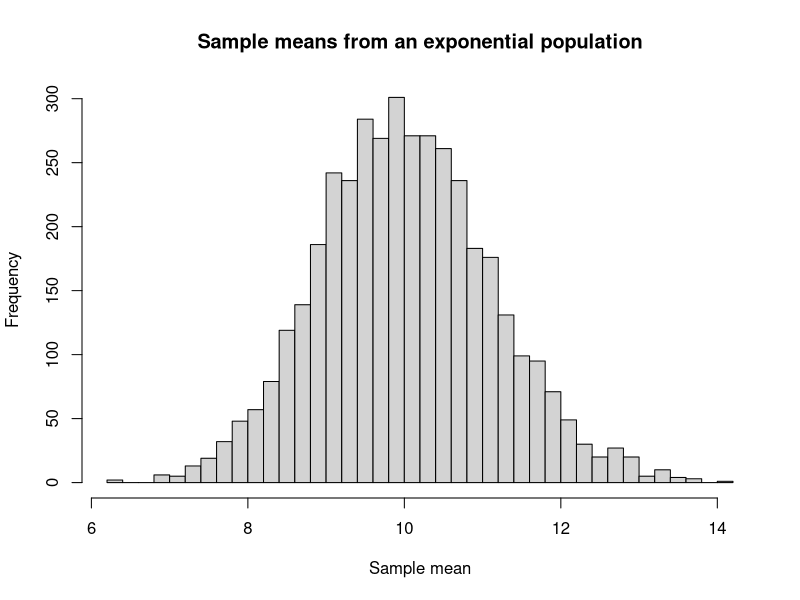
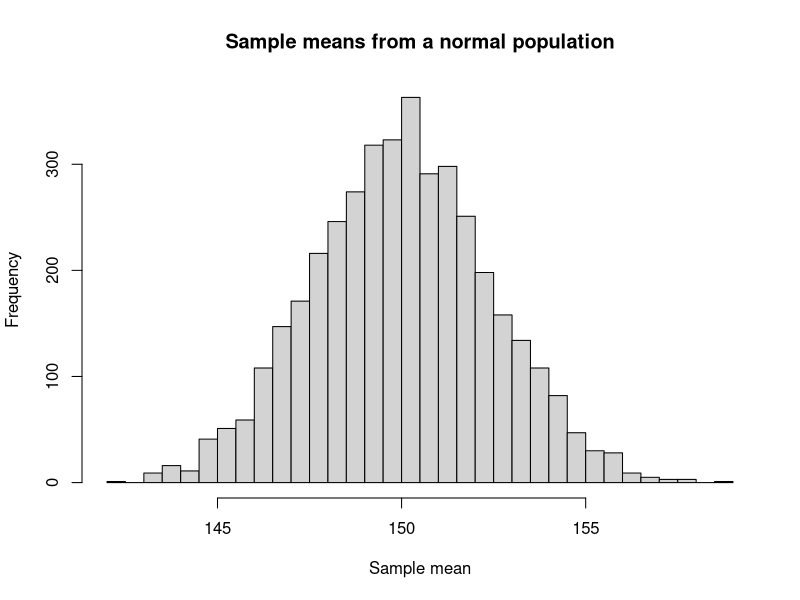
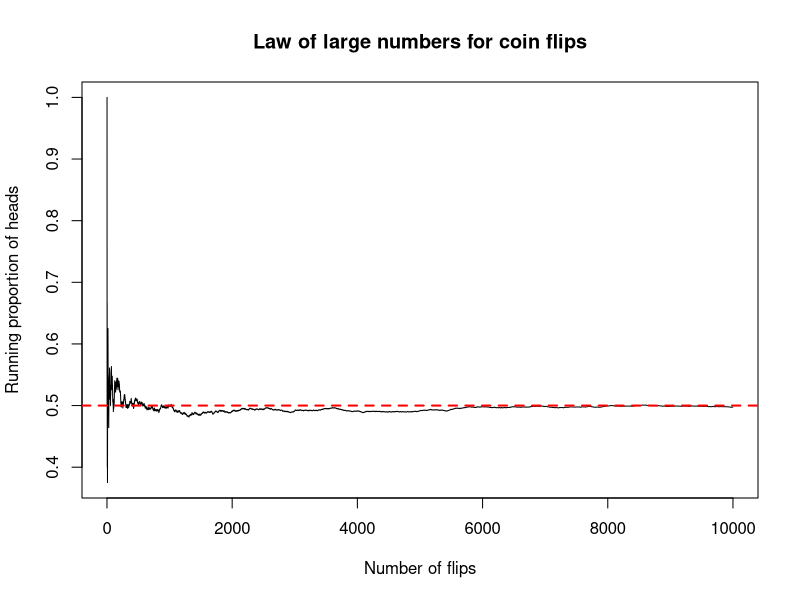
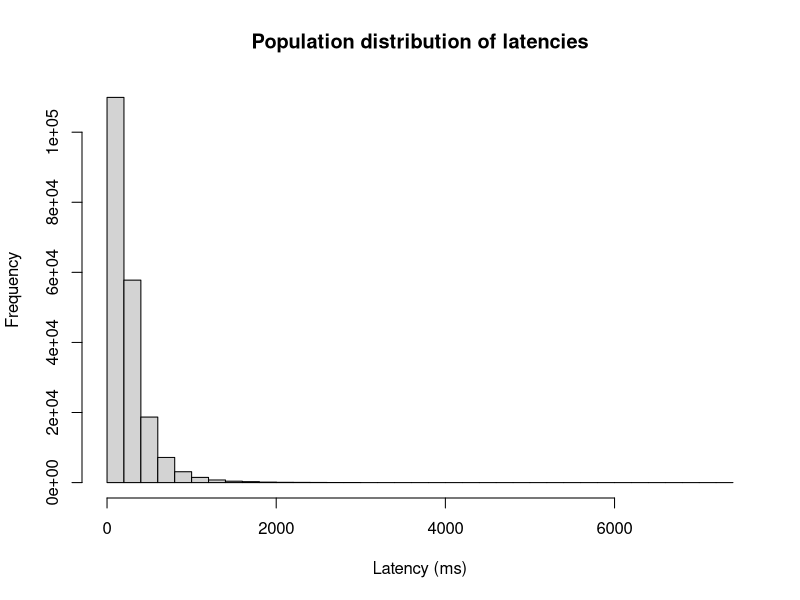
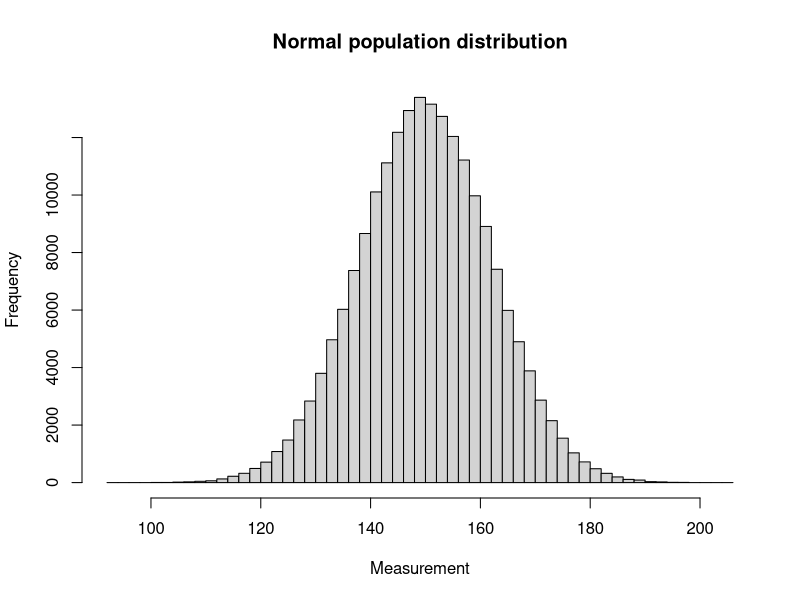

Write the R code that produced these figures, in order.
## ---- chunk 1
knitr::opts_chunk$set(
  echo = TRUE,
  message = FALSE,
  warning = FALSE,
  comment = "",
  collapse = TRUE,
  fig.align = "center",
  fig.width = 6.5,
  fig.height = 4,
  fig.retina = 2
)
## ---- chunk 2
# Set a seed so the simulation is reproducible.
set.seed(390)

# Draw 4,000 sample means, each from 81 exponential observations
# with population mean 10 and population standard deviation 10.
sample_means <- replicate(
  4000,
  mean(rexp(81, rate = 1 / 10))
)

# Plot the sample means. The histogram should be centered near 10 and
# approximately normal because n = 81 is large enough for the CLT.
hist(
  sample_means,
  breaks = 40,
  main = "Sample means from an exponential population",
  xlab = "Sample mean"
)
## ---- chunk 3
# Set a seed so the simulation is reproducible.
set.seed(390)

# Draw 4,000 sample means from a normal population with mean 150 and
# standard deviation 12. Each sample contains 25 observations.
sample_means <- replicate(
  4000,
  mean(rnorm(25, mean = 150, sd = 12))
)

# The sampling distribution is normal because the population is normal,
# not because of the central limit theorem.
hist(
  sample_means,
  breaks = 40,
  main = "Sample means from a normal population",
  xlab = "Sample mean"
)
## ---- chunk 4
# Set a seed so the simulation is reproducible.
set.seed(390)

# Create a large population with mean 85 and standard deviation 24.
population <- rnorm(200000, mean = 85, sd = 24)

# Draw 4,000 sample means, each based on 64 observations.
sample_means <- replicate(
  4000,
  mean(sample(population, 64, replace = TRUE))
)

# The average of the sample means should be close to the population mean.
mean(sample_means)
## ---- chunk 5
# Store eight response times (more than four observations).
response_time <- c(120, 90, 150, 100, 130, 110, 95, 160)

# Draw 4,000 sample means, each based on 5 observations sampled with
# replacement from the response-time population.
sample_means <- replicate(
  4000,
  mean(sample(response_time, 5, replace = TRUE))
)

# Compare the average sample mean to the population mean.
mean(response_time)
mean(sample_means)
## ---- chunk 6
# Set a seed so the simulation is reproducible.
set.seed(390)

# Simulate 10,000 flips of a fair coin.
flips <- rbinom(10000, size = 1, prob = 0.5)

# Compute the running proportion of heads after each flip.
running_proportion <- cumsum(flips) / seq_along(flips)

# Plot the running proportion. It should move toward 0.5 as the number
# of flips grows.
plot(
  running_proportion,
  type = "l",
  main = "Law of large numbers for coin flips",
  xlab = "Number of flips",
  ylab = "Running proportion of heads"
)
abline(h = 0.5, col = "red", lwd = 2, lty = 2)
## ---- chunk 7
# Store eight response times (more than four observations).
response_time <- c(120, 90, 150, 100, 130, 110, 95, 160)

# Set a seed so the simulation is reproducible.
set.seed(390)

# Compute one sample mean for each of several sample sizes.
sample_means <- sapply(
  c(5, 16, 64),
  function(n) mean(sample(response_time, n, replace = TRUE))
)

# Compare the sample means to the population mean.
mean(response_time)
sample_means
## ---- chunk 8
# Set a seed so the simulated population is reproducible.
set.seed(390)

# Simulate a large right-skewed population of query latencies.
population <- rlnorm(200000, meanlog = 5.2, sdlog = 0.8)

# Plot the population distribution. This describes individual observations.
hist(
  population,
  breaks = 50,
  main = "Population distribution of latencies",
  xlab = "Latency (ms)"
)

# Summarize the population center and spread.
mean(population)
sd(population)
## ---- chunk 9
# Set a seed so the simulated population is reproducible.
set.seed(390)

# Simulate a large normal population with mean 150 and standard deviation 12.
population <- rnorm(200000, mean = 150, sd = 12)

# Plot the population distribution.
hist(
  population,
  breaks = 50,
  main = "Normal population distribution",
  xlab = "Measurement"
)

# Summarize the population center and spread.
mean(population)
sd(population)
## ---- chunk 10
# Set the population standard deviation.
sigma <- 120

# Choose several sample sizes to compare.
sample_sizes <- c(9, 25, 64, 100)

# Compute the standard error for each sample size.
standard_errors <- sigma / sqrt(sample_sizes)

# Display the sample sizes and standard errors together.
data.frame(
  sample_size = sample_sizes,
  standard_error = standard_errors
)
## ---- chunk 11
# Set a seed so the simulation is reproducible.
set.seed(390)

# Create a large right-skewed population with mean 10 and standard deviation 10.
population <- rexp(200000, rate = 1 / 10)

# Draw 4,000 sample means for a smaller sample size.
small_sample_means <- replicate(
  4000,
  mean(sample(population, 16, replace = TRUE))
)

# Draw 4,000 sample means for a larger sample size.
large_sample_means <- replicate(
  4000,
  mean(sample(population, 64, replace = TRUE))
)

# The larger sample should have less variability among the sample means.
sd(small_sample_means)
sd(large_sample_means)
## ---- chunk 12
# Set a seed so the simulation is reproducible.
set.seed(390)

# Create a large population with mean 85 and standard deviation 24.
population <- rnorm(200000, mean = 85, sd = 24)

# Draw 4,000 sample means, each based on 64 observations.
sample_means <- replicate(
  4000,
  mean(sample(population, 64, replace = TRUE))
)

# The sampling distribution is centered near 85 with a smaller spread
# than the population of individual observations.
mean(sample_means)
sd(sample_means)
## ---- chunk 13
# Set the population mean, population standard deviation, and sample size.
mu <- 85
sigma <- 24
n <- 64

# Compute the center and standard error of the sampling distribution
# without specifying the full population distribution.
c(
  mean = mu,
  standard_error = sigma / sqrt(n)
)
## ---- chunk 14
# Set a seed so the simulation is reproducible.
set.seed(390)

# Create a large right-skewed population of request latencies.
population <- rlnorm(200000, meanlog = 5.2, sdlog = 0.8)

# Draw two independent sample means, each from 25 observations.
two_sample_means <- replicate(
  2,
  mean(sample(population, 25, replace = TRUE))
)

# The two sample means will generally differ.
two_sample_means
## ---- chunk 15
# Set a seed so the simulation is reproducible.
set.seed(390)

# Create a large right-skewed population of request latencies.
population <- rlnorm(200000, meanlog = 5.2, sdlog = 0.8)

# Draw 1,000 sample means, each based on 64 observations.
sample_means <- replicate(
  1000,
  mean(sample(population, 64, replace = TRUE))
)

# The standard deviation of the sample means describes sampling variability.
sd(sample_means)
## ---- chunk 16
# Set a seed so the simulated population is reproducible.
set.seed(390)

# Create a large population with mean 85 and standard deviation 24.
population <- rnorm(200000, mean = 85, sd = 24)

# The population standard deviation describes individual observations.
sd(population)

# The standard error describes the variability of the sample mean.
sd(population) / sqrt(64)
## ---- chunk 17
# Store ten response times (more than four observations).
response_time <- c(
  120, 90, 150, 100, 130,
  110, 95, 160, 140, 105
)

# The sample mean summarizes the center of the observations.
mean(response_time)

# The sample standard deviation summarizes the spread of the observations.
sd(response_time)
## ---- chunk 18
# Set the population standard deviation and sample size.
sigma <- 120
n <- 64

# Compute the standard error of the sample mean.
sigma / sqrt(n)
## ---- chunk 19
# Set the sample standard deviation from the pilot sample.
s <- 122.4

# Set the sample size planned for the future study.
n <- 64

# Estimate the standard error using the sample standard deviation.
s / sqrt(n)
## ---- chunk 20
# Set the population standard deviation and sample size.
sigma <- 24
n <- 64

# Compute the variance of the sample mean.
variance_of_mean <- sigma^2 / n

# Compute the standard error by taking the square root.
standard_error <- sqrt(variance_of_mean)

variance_of_mean
standard_error
## ---- chunk 21
# Set a seed so the simulation is reproducible.
set.seed(390)

# Create a large population with mean 85 and standard deviation 24.
population <- rnorm(200000, mean = 85, sd = 24)

# Draw 4,000 sample means, each based on 64 observations.
sample_means <- replicate(
  4000,
  mean(sample(population, 64, replace = TRUE))
)

# The variance of the sample means should be close to sigma^2 / n.
var(sample_means)
sd(sample_means)
